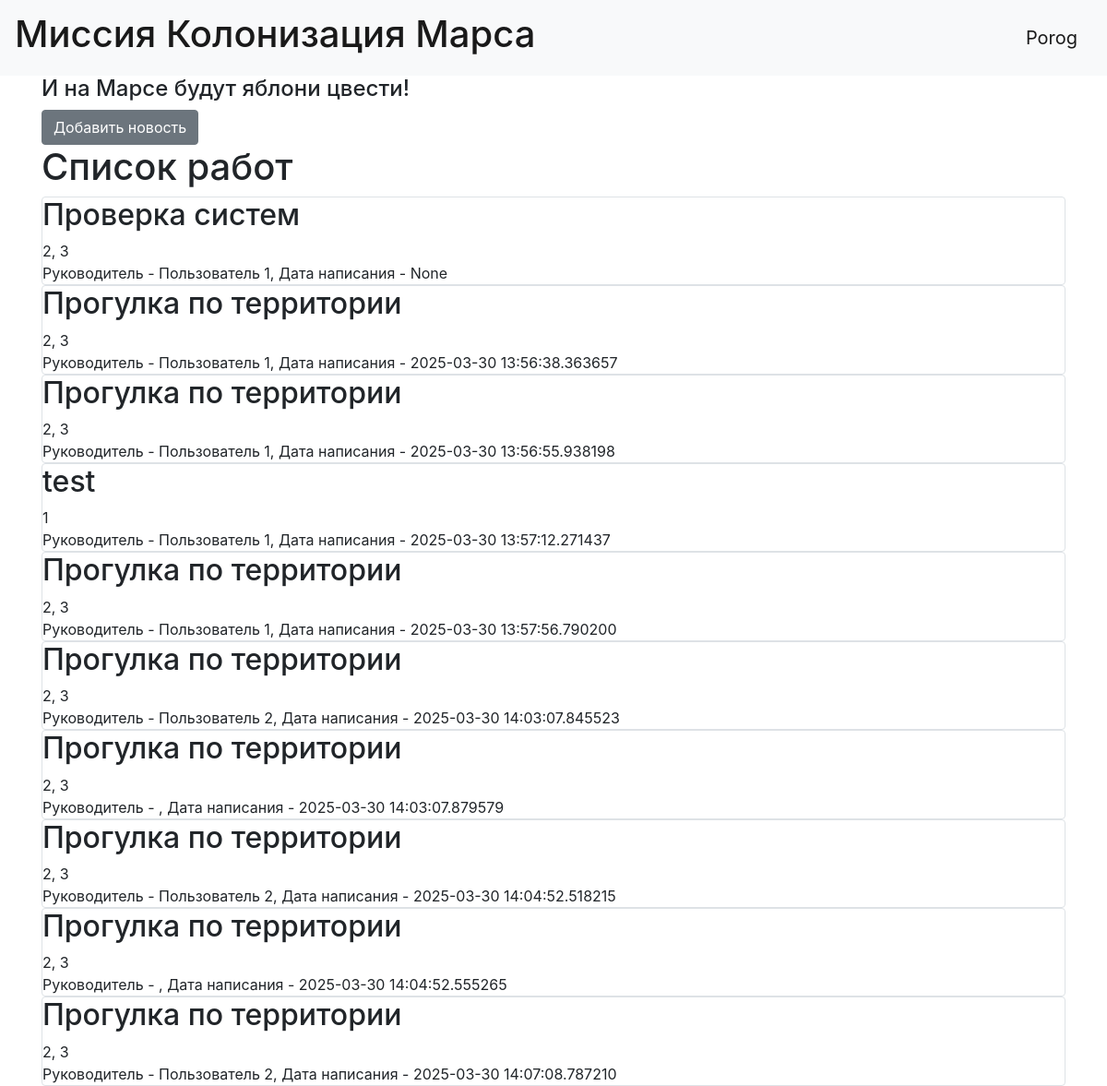
The page / (signed in) on the database its author committed.
### data/users.py (models this page shows, shortened)
class User(SqlAlchemyBase, UserMixin, SerializerMixin):
    __tablename__ = 'users'
    id = sqlalchemy.Column(sqlalchemy.Integer,
                           primary_key=True, autoincrement=True)
    name = sqlalchemy.Column(sqlalchemy.String, nullable=True)
    about = sqlalchemy.Column(sqlalchemy.String, nullable=True)
    email = sqlalchemy.Column(sqlalchemy.String,
                              index=True, unique=True, nullable=True)
    hashed_password = sqlalchemy.Column(sqlalchemy.String, nullable=True)
    created_date = sqlalchemy.Column(sqlalchemy.DateTime,
                                     default=datetime.datetime.now)
    news = orm.relationship("News", back_populates='user')
    jobs = orm.relationship("Jobs", back_populates='user')

### data/jobs_data.py (models this page shows, shortened)
class Jobs(SqlAlchemyBase, SerializerMixin):
    __tablename__ = 'jobs'
    id = sqlalchemy.Column(sqlalchemy.Integer,
                           primary_key=True, autoincrement=True)
    team_leader = sqlalchemy.Column(sqlalchemy.Integer, sqlalchemy.ForeignKey("users.id"))
    job = sqlalchemy.Column(sqlalchemy.String, nullable=True)
    work_size = sqlalchemy.Column(sqlalchemy.Integer, nullable=True)
    collaborators = sqlalchemy.Column(sqlalchemy.String, nullable=True)
    start_date = sqlalchemy.Column(sqlalchemy.DateTime,
                                   default=datetime.datetime.now)
    end_date = sqlalchemy.Column(sqlalchemy.DateTime,
                                 default=datetime.datetime.now)
    is_finished = sqlalchemy.Column(sqlalchemy.Boolean, nullable=True)
    user = orm.relationship("User")

### main.py (the view)
@app.route("/")
def index():
    db_sess = db_session.create_session()
    if current_user.is_authenticated:
        jobs = db_sess.query(Jobs)
    else:
        jobs = []
    return render_template("index.html", jobs=jobs)

### data/db_session.py (called while the page is built)
def create_session() -> Session:
    global __factory
    return __factory()

### main.py (called while the page is built)
@login_manager.user_loader
def load_user(user_id):
    db_sess = db_session.create_session()
    return db_sess.query(User).get(user_id)

### templates/index.html (shortened to what this page needs)
{% extends "base.html" %}
{% block content %}
{% if current_user.is_authenticated %}
    <a href="jobs" class="btn btn-secondary">Добавить новость</a>
{% endif %}
<h1>Список работ</h1>
{% for item in jobs%}
<div class="col-md6 border rounded">
    <h2>{{item.job}}</h2>
    <div>
        {{item.collaborators}}
    </div>
    <div>
        Руководитель - {{item.user.name}}, Дата написания - {{item.start_date}}
    </div>
</div>
{% endfor %}
{% endblock %}

### templates/base.html (shortened to what this page needs)
<!doctype html>
<html lang="en">
<head>
    <link rel="stylesheet"
          href="https://stackpath.bootstrapcdn.com/bootstrap/4.4.1/css/bootstrap.min.css"
>
</head>
<body>
<header>
    <nav class="navbar navbar-light bg-light">
        <a class="navbar-brand" href="#"><h1>Миссия Колонизация Марса</h1></a>
        {% if current_user.is_authenticated %}
    <a class="navbar-brand" href="/logout">{{ current_user.name }}</a>
{% else %}
    <p>
        <a class="btn btn-primary " href="/register">Зарегистрироваться</a>
        <a class="btn btn-success" href="/login">Войти</a>
    </p>
{% endif %}
    </nav>
</header>
<main role="main" class="container">
    <h4>И на Марсе будут яблони цвести!</h4>
    {% block content %}{% endblock %}
</main>
</body>
</html>

### rows shown on the page
User: name "Porog"
Jobs: job "Проверка систем", collaborators "2, 3", user.name "Пользователь 1", start_date "None"
Jobs: job "Прогулка по территории", collaborators "2, 3", user.name "Пользователь 1", start_date "2025-03-30 13:56:38.363657"
Jobs: job "Прогулка по территории", collaborators "2, 3", user.name "Пользователь 1", start_date "2025-03-30 13:56:55.938198"
Jobs: job "test", collaborators "1", user.name "Пользователь 1", start_date "2025-03-30 13:57:12.271437"
Jobs: job "Прогулка по территории", collaborators "2, 3", user.name "Пользователь 1", start_date "2025-03-30 13:57:56.790200"
Jobs: job "Прогулка по территории", collaborators "2, 3", user.name "Пользователь 2", start_date "2025-03-30 14:03:07.845523"
Jobs: job "Прогулка по территории", collaborators "2, 3", start_date "2025-03-30 14:03:07.879579"
Jobs: job "Прогулка по территории", collaborators "2, 3", user.name "Пользователь 2", start_date "2025-03-30 14:04:52.518215"
Jobs: job "Прогулка по территории", collaborators "2, 3", start_date "2025-03-30 14:04:52.555265"
Jobs: job "Прогулка по территории", collaborators "2, 3", user.name "Пользователь 2", start_date "2025-03-30 14:07:08.787210"
